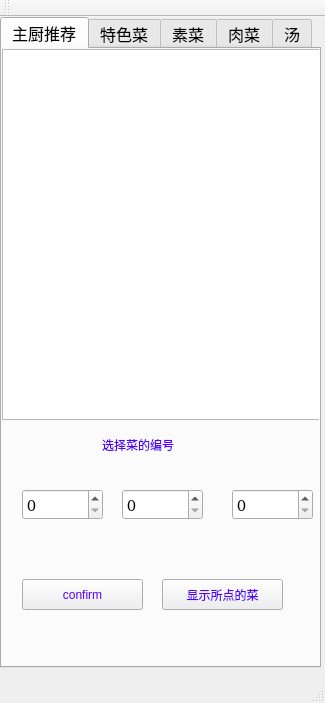
<?xml version="1.0" encoding="UTF-8"?>
<ui version="4.0">
 <class>login</class>
 <widget class="QMainWindow" name="login">
  <property name="geometry">
   <rect>
    <x>0</x>
    <y>0</y>
    <width>325</width>
    <height>703</height>
   </rect>
  </property>
  <property name="windowTitle">
   <string>login</string>
  </property>
  <property name="styleSheet">
   <string notr="true">background-image: url(:/new/prefix1/dddd.jpg);</string>
  </property>
  <widget class="QWidget" name="centralWidget">
   <widget class="QTabWidget" name="tabWidget">
    <property name="geometry">
     <rect>
      <x>0</x>
      <y>0</y>
      <width>321</width>
      <height>651</height>
     </rect>
    </property>
    <property name="font">
     <font>
      <family>Bitstream Charter</family>
      <pointsize>12</pointsize>
      <weight>50</weight>
      <italic>false</italic>
      <bold>false</bold>
     </font>
    </property>
    <property name="styleSheet">
     <string notr="true">font: 12pt &quot;Bitstream Charter&quot;;
</string>
    </property>
    <property name="currentIndex">
     <number>0</number>
    </property>
    <widget class="QWidget" name="ts">
     <attribute name="title">
      <string>主厨推荐</string>
     </attribute>
     <widget class="QTableView" name="tableView">
      <property name="geometry">
       <rect>
        <x>0</x>
        <y>0</y>
        <width>341</width>
        <height>371</height>
       </rect>
      </property>
      <property name="styleSheet">
       <string notr="true">font: 75 oblique 11pt &quot;Helvetica&quot;;</string>
      </property>
     </widget>
     <widget class="QLabel" name="label_2">
      <property name="geometry">
       <rect>
        <x>100</x>
        <y>380</y>
        <width>121</width>
        <height>31</height>
       </rect>
      </property>
      <property name="styleSheet">
       <string notr="true">font: oblique 13pt &quot;Helvetica&quot;;
color: rgb(85, 0, 255);</string>
      </property>
      <property name="text">
       <string>选择菜的编号</string>
      </property>
     </widget>
     <widget class="QPushButton" name="pushButton">
      <property name="geometry">
       <rect>
        <x>20</x>
        <y>530</y>
        <width>121</width>
        <height>31</height>
       </rect>
      </property>
      <property name="styleSheet">
       <string notr="true">font: oblique 13pt &quot;Helvetica&quot;;
color: rgb(85, 0, 255);</string>
      </property>
      <property name="text">
       <string>confirm</string>
      </property>
     </widget>
     <widget class="QPushButton" name="pushButton_2">
      <property name="geometry">
       <rect>
        <x>160</x>
        <y>530</y>
        <width>121</width>
        <height>31</height>
       </rect>
      </property>
      <property name="styleSheet">
       <string notr="true">font: oblique 13pt &quot;Helvetica&quot;;
color: rgb(85, 0, 255);</string>
      </property>
      <property name="text">
       <string>显示所点的菜</string>
      </property>
     </widget>
     <widget class="QSpinBox" name="spinBox">
      <property name="geometry">
       <rect>
        <x>20</x>
        <y>440</y>
        <width>81</width>
        <height>31</height>
       </rect>
      </property>
     </widget>
     <widget class="QSpinBox" name="spinBox_2">
      <property name="geometry">
       <rect>
        <x>120</x>
        <y>440</y>
        <width>81</width>
        <height>31</height>
       </rect>
      </property>
     </widget>
     <widget class="QSpinBox" name="spinBox_3">
      <property name="geometry">
       <rect>
        <x>230</x>
        <y>440</y>
        <width>81</width>
        <height>31</height>
       </rect>
      </property>
     </widget>
    </widget>
    <widget class="QWidget" name="tab_2">
     <attribute name="title">
      <string>特色菜</string>
     </attribute>
     <widget class="QTableView" name="tableView_2">
      <property name="geometry">
       <rect>
        <x>0</x>
        <y>10</y>
        <width>341</width>
        <height>371</height>
       </rect>
      </property>
      <property name="styleSheet">
       <string notr="true">font: 75 oblique 11pt &quot;Helvetica&quot;;</string>
      </property>
     </widget>
     <widget class="QSpinBox" name="spinBox_4">
      <property name="geometry">
       <rect>
        <x>30</x>
        <y>450</y>
        <width>61</width>
        <height>27</height>
       </rect>
      </property>
      <property name="styleSheet">
       <string notr="true">font: 75 10pt &quot;Bitstream Charter&quot;;</string>
      </property>
     </widget>
     <widget class="QSpinBox" name="spinBox_5">
      <property name="geometry">
       <rect>
        <x>150</x>
        <y>450</y>
        <width>61</width>
        <height>27</height>
       </rect>
      </property>
      <property name="styleSheet">
       <string notr="true">font: 75 10pt &quot;Bitstream Charter&quot;;</string>
      </property>
     </widget>
     <widget class="QSpinBox" name="spinBox_6">
      <property name="geometry">
       <rect>
        <x>250</x>
        <y>450</y>
        <width>61</width>
        <height>27</height>
       </rect>
      </property>
      <property name="styleSheet">
       <string notr="true">font: 75 10pt &quot;Bitstream Charter&quot;;</string>
      </property>
     </widget>
     <widget class="QLabel" name="label_3">
      <property name="geometry">
       <rect>
        <x>90</x>
        <y>390</y>
        <width>121</width>
        <height>31</height>
       </rect>
      </property>
      <property name="styleSheet">
       <string notr="true">font: oblique 13pt &quot;Helvetica&quot;;
color: rgb(85, 0, 255);</string>
      </property>
      <property name="text">
       <string>选择菜的编号</string>
      </property>
     </widget>
     <widget class="QPushButton" name="pushButton_3">
      <property name="geometry">
       <rect>
        <x>10</x>
        <y>530</y>
        <width>121</width>
        <height>31</height>
       </rect>
      </property>
      <property name="styleSheet">
       <string notr="true">font: oblique 13pt &quot;Helvetica&quot;;
color: rgb(85, 0, 255);</string>
      </property>
      <property name="text">
       <string>confirm</string>
      </property>
     </widget>
     <widget class="QPushButton" name="pushButton_4">
      <property name="geometry">
       <rect>
        <x>180</x>
        <y>530</y>
        <width>121</width>
        <height>31</height>
       </rect>
      </property>
      <property name="font">
       <font>
        <family>Helvetica</family>
        <pointsize>13</pointsize>
        <weight>50</weight>
        <italic>true</italic>
        <bold>false</bold>
       </font>
      </property>
      <property name="mouseTracking">
       <bool>false</bool>
      </property>
      <property name="acceptDrops">
       <bool>false</bool>
      </property>
      <property name="styleSheet">
       <string notr="true">font: oblique 13pt &quot;Helvetica&quot;;
color: rgb(85, 0, 255);</string>
      </property>
      <property name="text">
       <string>显示所点的菜</string>
      </property>
     </widget>
    </widget>
    <widget class="QWidget" name="tab">
     <attribute name="title">
      <string>素菜</string>
     </attribute>
     <widget class="QTableView" name="tableView_3">
      <property name="geometry">
       <rect>
        <x>10</x>
        <y>0</y>
        <width>311</width>
        <height>361</height>
       </rect>
      </property>
      <property name="styleSheet">
       <string notr="true">font: 75 oblique 11pt &quot;Helvetica&quot;;</string>
      </property>
     </widget>
     <widget class="QLabel" name="label_4">
      <property name="geometry">
       <rect>
        <x>90</x>
        <y>380</y>
        <width>121</width>
        <height>31</height>
       </rect>
      </property>
      <property name="styleSheet">
       <string notr="true">font: oblique 13pt &quot;Helvetica&quot;;
color: rgb(85, 0, 255);</string>
      </property>
      <property name="text">
       <string>选择菜的编号</string>
      </property>
     </widget>
     <widget class="QSpinBox" name="spinBox_7">
      <property name="geometry">
       <rect>
        <x>20</x>
        <y>440</y>
        <width>51</width>
        <height>27</height>
       </rect>
      </property>
      <property name="styleSheet">
       <string notr="true">font: 75 10pt &quot;Bitstream Charter&quot;;</string>
      </property>
     </widget>
     <widget class="QSpinBox" name="spinBox_8">
      <property name="geometry">
       <rect>
        <x>120</x>
        <y>440</y>
        <width>51</width>
        <height>27</height>
       </rect>
      </property>
      <property name="styleSheet">
       <string notr="true">font: 75 10pt &quot;Bitstream Charter&quot;;</string>
      </property>
     </widget>
     <widget class="QSpinBox" name="spinBox_9">
      <property name="geometry">
       <rect>
        <x>210</x>
        <y>440</y>
        <width>51</width>
        <height>27</height>
       </rect>
      </property>
      <property name="styleSheet">
       <string notr="true">font: 75 10pt &quot;Bitstream Charter&quot;;</string>
      </property>
     </widget>
     <widget class="QPushButton" name="pushButton_5">
      <property name="geometry">
       <rect>
        <x>20</x>
        <y>540</y>
        <width>121</width>
        <height>31</height>
       </rect>
      </property>
      <property name="styleSheet">
       <string notr="true">font: oblique 13pt &quot;Helvetica&quot;;
color: rgb(85, 0, 255);</string>
      </property>
      <property name="text">
       <string>confirm</string>
      </property>
     </widget>
     <widget class="QPushButton" name="pushButton_6">
      <property name="geometry">
       <rect>
        <x>180</x>
        <y>540</y>
        <width>131</width>
        <height>31</height>
       </rect>
      </property>
      <property name="styleSheet">
       <string notr="true">font: oblique 13pt &quot;Helvetica&quot;;
color: rgb(85, 0, 255);</string>
      </property>
      <property name="text">
       <string>显示所点的菜</string>
      </property>
     </widget>
    </widget>
    <widget class="QWidget" name="tab_3">
     <attribute name="title">
      <string>肉菜</string>
     </attribute>
     <widget class="QTableView" name="tableView_4">
      <property name="geometry">
       <rect>
        <x>0</x>
        <y>0</y>
        <width>541</width>
        <height>231</height>
       </rect>
      </property>
      <property name="styleSheet">
       <string notr="true">font: 75 oblique 11pt &quot;Helvetica&quot;;</string>
      </property>
     </widget>
     <widget class="QLabel" name="label_5">
      <property name="geometry">
       <rect>
        <x>30</x>
        <y>260</y>
        <width>121</width>
        <height>31</height>
       </rect>
      </property>
      <property name="styleSheet">
       <string notr="true">font: oblique 13pt &quot;Helvetica&quot;;
color: rgb(85, 0, 255);</string>
      </property>
      <property name="text">
       <string>选择菜的编号</string>
      </property>
     </widget>
     <widget class="QSpinBox" name="spinBox_10">
      <property name="geometry">
       <rect>
        <x>190</x>
        <y>260</y>
        <width>61</width>
        <height>27</height>
       </rect>
      </property>
      <property name="styleSheet">
       <string notr="true">font: 75 10pt &quot;Bitstream Charter&quot;;</string>
      </property>
     </widget>
     <widget class="QSpinBox" name="spinBox_11">
      <property name="geometry">
       <rect>
        <x>280</x>
        <y>260</y>
        <width>61</width>
        <height>27</height>
       </rect>
      </property>
      <property name="styleSheet">
       <string notr="true">font: 75 10pt &quot;Bitstream Charter&quot;;</string>
      </property>
     </widget>
     <widget class="QSpinBox" name="spinBox_12">
      <property name="geometry">
       <rect>
        <x>370</x>
        <y>260</y>
        <width>61</width>
        <height>27</height>
       </rect>
      </property>
      <property name="styleSheet">
       <string notr="true">font: 75 10pt &quot;Bitstream Charter&quot;;</string>
      </property>
     </widget>
     <widget class="QPushButton" name="pushButton_7">
      <property name="geometry">
       <rect>
        <x>30</x>
        <y>320</y>
        <width>121</width>
        <height>31</height>
       </rect>
      </property>
      <property name="styleSheet">
       <string notr="true">font: oblique 13pt &quot;Helvetica&quot;;
color: rgb(85, 0, 255);</string>
      </property>
      <property name="text">
       <string>confirm</string>
      </property>
     </widget>
     <widget class="QPushButton" name="pushButton_8">
      <property name="geometry">
       <rect>
        <x>210</x>
        <y>320</y>
        <width>121</width>
        <height>31</height>
       </rect>
      </property>
      <property name="styleSheet">
       <string notr="true">font: oblique 13pt &quot;Helvetica&quot;;
color: rgb(85, 0, 255);</string>
      </property>
      <property name="text">
       <string>显示所点的菜</string>
      </property>
     </widget>
    </widget>
    <widget class="QWidget" name="tab_4">
     <attribute name="title">
      <string>汤</string>
     </attribute>
     <widget class="QTableView" name="tableView_5">
      <property name="geometry">
       <rect>
        <x>0</x>
        <y>0</y>
        <width>541</width>
        <height>231</height>
       </rect>
      </property>
      <property name="styleSheet">
       <string notr="true">font: 75 oblique 11pt &quot;Helvetica&quot;;</string>
      </property>
     </widget>
     <widget class="QLabel" name="label_6">
      <property name="geometry">
       <rect>
        <x>30</x>
        <y>260</y>
        <width>121</width>
        <height>31</height>
       </rect>
      </property>
      <property name="styleSheet">
       <string notr="true">font: oblique 13pt &quot;Helvetica&quot;;
color: rgb(85, 0, 255);</string>
      </property>
      <property name="text">
       <string>选择菜的编号</string>
      </property>
     </widget>
     <widget class="QSpinBox" name="spinBox_13">
      <property name="geometry">
       <rect>
        <x>190</x>
        <y>260</y>
        <width>61</width>
        <height>27</height>
       </rect>
      </property>
      <property name="styleSheet">
       <string notr="true">font: 75 10pt &quot;Bitstream Charter&quot;;</string>
      </property>
     </widget>
     <widget class="QSpinBox" name="spinBox_14">
      <property name="geometry">
       <rect>
        <x>280</x>
        <y>260</y>
        <width>61</width>
        <height>27</height>
       </rect>
      </property>
      <property name="styleSheet">
       <string notr="true">font: 75 10pt &quot;Bitstream Charter&quot;;</string>
      </property>
     </widget>
     <widget class="QSpinBox" name="spinBox_15">
      <property name="geometry">
       <rect>
        <x>370</x>
        <y>260</y>
        <width>61</width>
        <height>27</height>
       </rect>
      </property>
      <property name="styleSheet">
       <string notr="true">font: 75 10pt &quot;Bitstream Charter&quot;;</string>
      </property>
     </widget>
     <widget class="QPushButton" name="pushButton_9">
      <property name="geometry">
       <rect>
        <x>30</x>
        <y>320</y>
        <width>121</width>
        <height>31</height>
       </rect>
      </property>
      <property name="styleSheet">
       <string notr="true">font: oblique 13pt &quot;Helvetica&quot;;
color: rgb(85, 0, 255);</string>
      </property>
      <property name="text">
       <string>confirm</string>
      </property>
     </widget>
     <widget class="QPushButton" name="pushButton_10">
      <property name="geometry">
       <rect>
        <x>210</x>
        <y>320</y>
        <width>121</width>
        <height>31</height>
       </rect>
      </property>
      <property name="styleSheet">
       <string notr="true">font: oblique 13pt &quot;Helvetica&quot;;
color: rgb(85, 0, 255);</string>
      </property>
      <property name="text">
       <string>显示所选的菜</string>
      </property>
     </widget>
    </widget>
   </widget>
  </widget>
  <widget class="QToolBar" name="mainToolBar">
   <attribute name="toolBarArea">
    <enum>TopToolBarArea</enum>
   </attribute>
   <attribute name="toolBarBreak">
    <bool>false</bool>
   </attribute>
  </widget>
  <widget class="QStatusBar" name="statusBar"/>
 </widget>
 <layoutdefault spacing="6" margin="11"/>
 <resources/>
 <connections/>
</ui>
